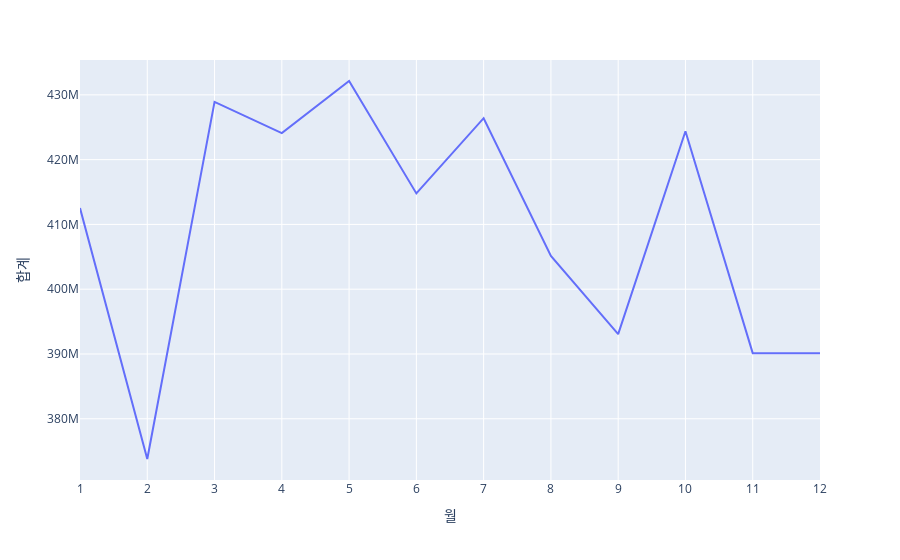

The cell this chart's notebook holds for it:
### Code cell
month_sum = data.query('연도 <= 2024').groupby(['월'])[['합계']].sum().reset_index()
month_sum['월'] = month_sum['월'].astype(str)

fig = px.line(data_frame=month_sum, x='월', y='합계')
fig.show()

### Figure 1 — Plotly figure (JSON) as saved in the notebook; plotly's stock layout.template omitted (floating-point values rounded to 4 significant figures)
{"data": [{"hovertemplate": "월=%{x}<br>합계=%{y}<extra></extra>", "legendgroup": "", "line": {"color": "#636efa", "dash": "solid"}, "marker": {"symbol": "circle"}, "mode": "lines", "name": "", "orientation": "v", "showlegend": false, "type": "scatter", "x": ["1", "2", "3", "4", "5", "6", "7", "8", "9", "10", "11", "12"], "xaxis": "x", "y": [412524535, 373788652, 428909204, 424090876, 432137757, 414781638, 426396013, 405129263, 393070840, 424378891, 390130650, 390125430], "yaxis": "y"}], "layout": {"legend": {"tracegroupgap": 0}, "margin": {"t": 60}, "xaxis": {"anchor": "y", "domain": [0, 1], "title": {"text": "월"}}, "yaxis": {"anchor": "x", "domain": [0, 1], "title": {"text": "합계"}}}}
